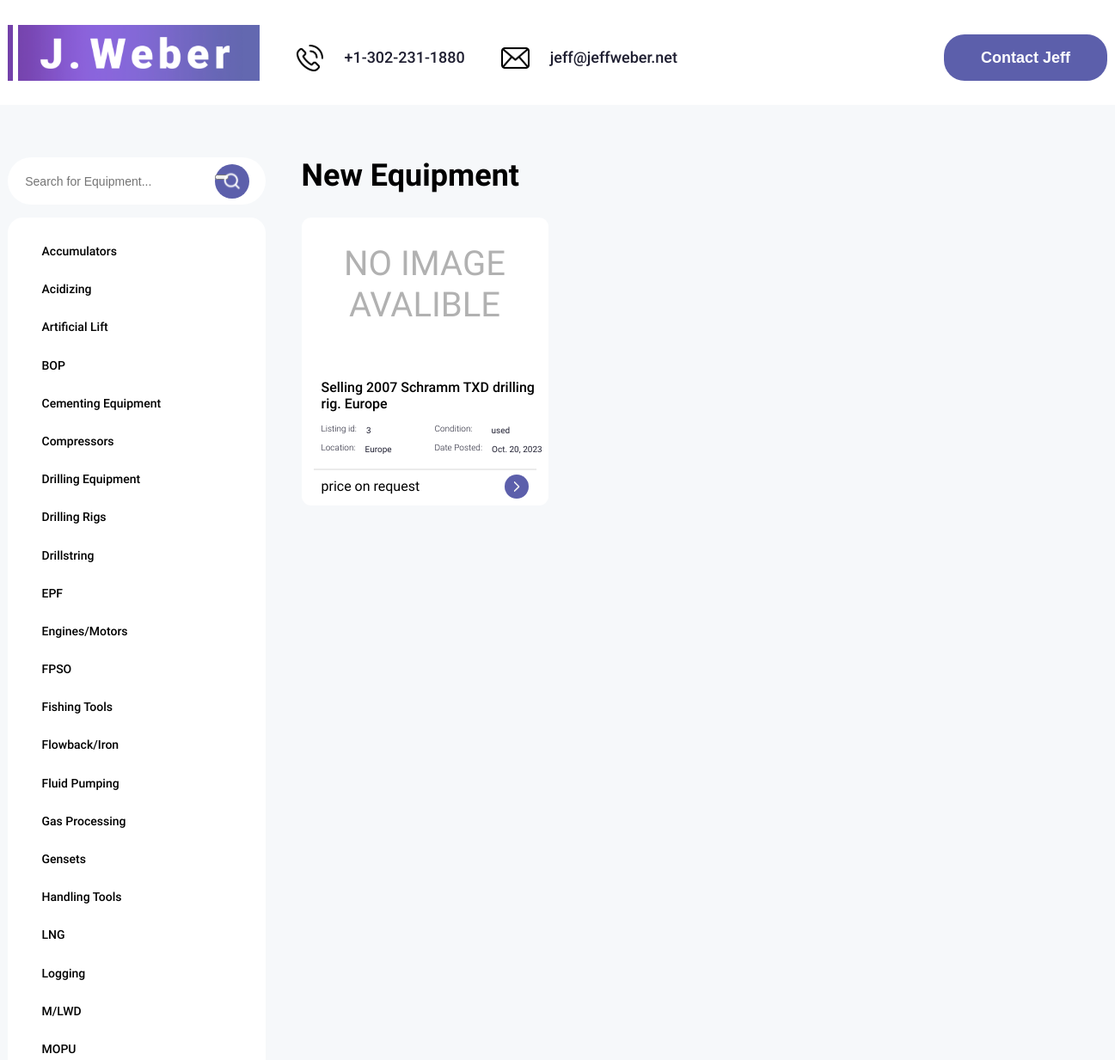
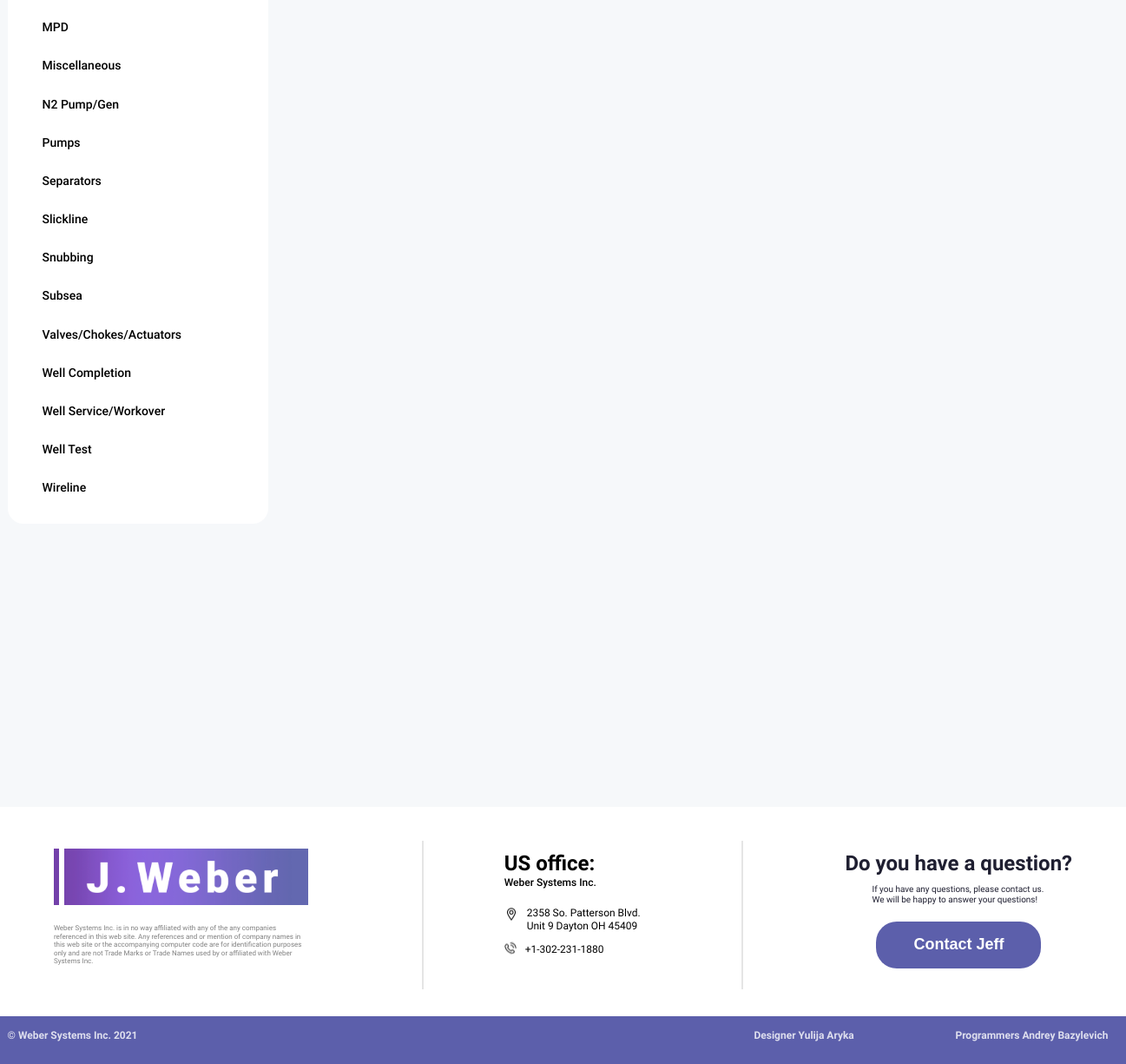
Page /11 on the committed database (2 pictures, top to bottom).
### website/models.py (models this page shows, shortened)
class Category (models.Model):
    name = models.TextField(max_length=1000)

class Product (models.Model):
    CHOISE_GENRE = (
        ('used', "used"),
        ('new', "new"),
    )
    category = models.ForeignKey(Category, on_delete=models.CASCADE)
    product_title = models.TextField(max_length=1000)
    condition = models.TextField()
    quantity = models.TextField()
    location = models.TextField(max_length=100)
    data_posted = models.DateField(auto_now=False)
    price = models.TextField(max_length=50)
    description = models.TextField()
    image = models.ImageField(upload_to='media/product_images', null=True, blank=True)

### website/views.py (the view)
# urls.py: path('<int:pk>', views.homepage, name='categories_view'),
def homepage(request, pk=None):
    context = {}
    if pk:
        category = Category.objects.get(pk=pk)
        products = Product.objects.filter(category=category)
    else:
        products = Product.objects.all()
    categories = Category.objects.all().order_by('name')
    context['categories'] = categories
    if request.method == 'POST':
        search_term = request.POST.get('search', '')
        q_title = Q(product_title__icontains=search_term)
        q_id = Q(id__icontains=search_term)
        q_combined = q_title | q_id
        results = Product.objects.filter(q_combined)
        context['products'] = results
    else:
        context['products'] = products
    return render(request, 'homepage.html', context)

### website/templates/homepage.html (shortened to what this page needs)
{% load static %}
<!DOCTYPE html>
<html lang="en">
<head>
    <link rel="stylesheet" href="{% static 'styles/style.css'%}">
</head>
<body>
    {% block header %}
    <header class="header">
        <div class="wrapper">
           <div class="header_wrapper">
               <div class="header_logo">
                   <a href="{% url 'categories_view' %}" class="header_logo-link">
                       <img src="{% static 'img/svg/logo.svg'%}" alt="logo" class="header_logo-pic">
                   </a>
               </div>
               <nav class="header_nav">
                   <div class="header_block">
                       <ul class="header_list">
                           <li class="header_item">
                               <div class="nav_wrapper">
                                   <img src="{% static 'img/svg/icon_phone.svg'%}" alt="icon phone" class="icon_phone">
                                   <a href="#!" class="header_link">+1-302-231-1880</a>
                               </div>
                           </li>
                           <li class="header_item">
                               <div class="nav_wrapper">
                                   <img src="{% static 'img/svg/icon_message.svg'%}" alt="icon email" class="icon_email">
                                   <a href="#!" class="header_link">jeff@jeffweber.net</a>
                               </div>
                           </li>
                       </ul>
                       <button class="btn" data-modal>Contact Jeff</button>
                   </div>
               </nav>
           </div>
        </div>
    </header>
    {% endblock %}
    <main class="main">
        <section class="intro">
            <div class="wrapper">
                {% block left %}
                <div class="left_block">
<form class="search-form" method="post" action="{% url 'categories_view' %}">
    <div class="search_wrapper">
        <input type="text" class="search_input" name="search" placeholder="Search for Equipment...">
        <div class="search_button">
            <button type="submit">
                <img src="{% static 'img/svg/lupa.svg' %}" alt="" class="search_icon">
            </button>
        </div>
    </div>
</form>
                    <form class="categories-form">
                        <div class="categories_wrapper">
                            <ul class="categories_items">
                                {% for category in categories %}
                                    <li class="categories_item">
                                        <a href="{% url 'categories_view' category.pk %}" >{{ category.name }}</a>
                                    </li>
                                {% endfor %}
                            </ul>
                        </div>
                    </form>
                </div>
                {% endblock %}
                {% block right %}
                <div class="right_block">
                    <div class="title_right_block">
                        <h1>New Equipment</h1>
                    </div>
                    <div class="right_wrapper">
                        {% for product in products %}
                            <div class="card">
                                <div class="card_image">
                                    <p id="noneid{{ product.id }}" class="noimage">NO IMAGE
                                        AVALIBLE
                                    </p>
                                </div>
                                <div class="card_descr">
                                    <div class="card_title">{{ product.product_title }}</div>
                                    <div class="card_subtitle">
                                        <div class="title_category">
                                            <h1>Listing id:</h1>
                                            <li class="category_value">
                                                <a href="#!" >{{ product.id }}</a>
                                            </li>
                                        </div>
                                        <div class="title_condition">
                                            <h1>Condition:</h1>
                                            <li class="condition_value">
                                                <a href="#!" >{{ product.condition }}</a>
                                            </li>
                                        </div>
                                        <div class="title_location">
                                            <h1>Location:</h1>
                                            <li class="location_value">
                                                <a href="#!" >{{ product.location }}</a>
                                            </li>
                                        </div>
                                        <div class="title_date">
                                            <h1>Date Posted:</h1>
                                            <li class="date_value">
                                                <a href="#!" >{{ product.data_posted }}</a>
                                            </li>
                                        </div>
                                    </div>
                                </div>
                                <hr>
                                <div class="card_footer">
                                    <div class="card_price">{{ product.price }}</div>
                                    <a href="{% url 'product_view' product.pk %}" class="card_button">
                                        <img src="{% static 'img/svg/button_right_block.svg'%}" alt="#!" class="card_icon">
                                    </a>
                                </div>
                            </div>
                        {% endfor %}
                    </div>
                </div>
                {% endblock %}
            </div>
        </section>
    </main>
    {% block footer %}
    <footer class="footer">
        <div class="footer_up">
            <div class="wrapper">
                <div class="footer_up_left">
                    <div class="logo_footer_left">
                       <a href="/" class="footer_logo-link">
                           <img src="{% static 'img/svg/logo.svg'%}" alt="logo" class="footer_logo-pic">
                       </a>
                    </div>
                    <div class="footer_logo_text">
                        <h1>Weber Systems Inc. is in no way affiliated with any of the any companies referenced in this web site. Any references and or mention of company names in this web site or the accompanying computer code are for identification purposes only and are not Trade Marks or Trade Names used by or affiliated with Weber Systems Inc.</h1>
                    </div>
                </div>
                <hr>
                <div class="contact_centre_footer">
                    <div class="office_footer">
                        <div class="us_centre_footer">
                            <h1>US office:</h1>
                        </div>
                        <div class="us_title_centre_footer">
                            <h1>Weber Systems Inc.</h1>
                        </div>
                    </div>
                    <div class="contact_footer">
                        <div class="us_address_footer">
                            <div class="address_us_wrapper">
                                <img src="{% static 'img/svg/icon_location.svg'%}" alt="icon_location" class="icon_location">
                                <h1>2358 So. Patterson Blvd. Unit 9 Dayton OH 45409</h1>
                            </div>
                        </div>
                        <div class="phone_us_footer">
                            <div class="phone_us_wrapper">
                                <img src="{% static 'img/svg/icon_phone_small.svg'%}" alt="icon_phone_small" class="icon_phone_small">
                                <h1>+1-302-231-1880</h1>
                            </div>
                        </div>
                    </div>
                </div>
                <hr>
                <div class="footer_contact_jeff">
                    <div class="footer_text_question">
                        <h1>Do you have a question?</h1>
                    </div>
                    <div class="footer_text_question_two">
                        <h1>If you have any questions, please contact us. We will be happy to answer your questions!</h1>
                    </div>
                    <button class="footer_button" data-modal >Contact Jeff</button>
                </div>
            </div>
        </div>
        <div class="footer_down">
            <div class="wrapper">
                <div class="footer_wrapper">
                    <div class="title_left_footer"><h1>© Weber Systems Inc. 2021</h1></div>
                    <div class="designer"><h1>Designer Yulija Aryka</h1></div>
                    <div class="programmes"><h1>Programmers Andrey Bazylevich </h1></div>
                </div>
            </div>
        </div>
    </footer>
    {% endblock %}
</body>
</html>

### rows in the picture
Category: name "Accumulators"
Category: name "Acidizing"
Category: name "Artificial Lift"
Category: name "BOP"
Category: name "Cementing Equipment"
Category: name "Compressors"
Category: name "Drilling Equipment"
Category: name "Drilling Rigs"
Category: name "Drillstring"
Category: name "EPF"
Category: name "Engines/Motors"
Category: name "FPSO"
Category: name "Fishing Tools"
Category: name "Flowback/Iron"
Category: name "Fluid Pumping"
Category: name "Gas Processing"
Category: name "Gensets"
Category: name "Handling Tools"
Category: name "LNG"
Category: name "Logging"
Category: name "M/LWD"
Category: name "MOPU"
Category: name "MPD"
Category: name "Miscellaneous"
Category: name "N2 Pump/Gen"
Category: name "Pumps"
Category: name "Separators"
Category: name "Slickline"
Category: name "Snubbing"
Category: name "Subsea"
Category: name "Valves/Chokes/Actuators"
Category: name "Well Completion"
Category: name "Well Service/Workover"
Category: name "Well Test"
Category: name "Wireline"
Product: product_title "Selling 2007 Schramm TXD drilling rig. Europe", id "3", condition "used", location "Europe", data_posted "Oct. 20, 2023", price "price on request"
